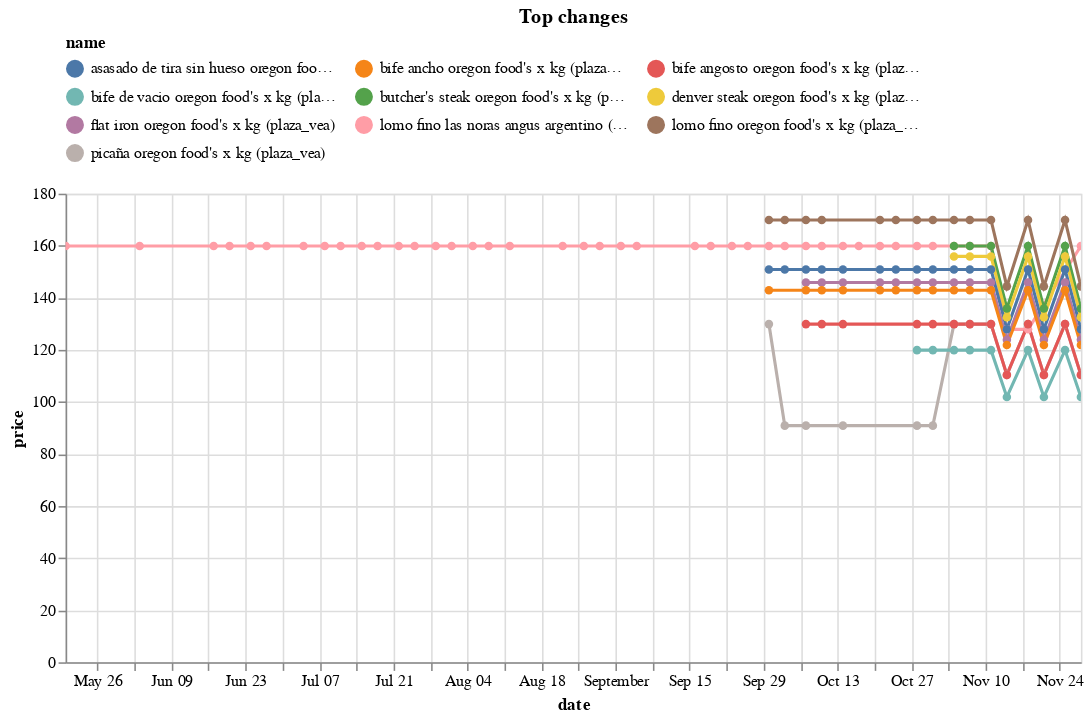

Notebook source saved alongside this figure:
### Code cell
top_changes_abs.head(10).pipe(plot_changes, 'Top changes')

### Figure 1 — Vega-Lite specification as saved in the notebook (floating-point values rounded to 4 significant figures; data arrays with more than 128 entries replaced by an {"elided": "..."} marker saying what was removed)
{"config": {"view": {"continuousWidth": 300, "continuousHeight": 300}, "legend": {"columns": 3, "orient": "top"}}, "data": {"name": "data-7c4d2f27330cf9f24097055566af7140"}, "mark": {"type": "line", "point": true}, "encoding": {"color": {"field": "name", "scale": {"domain": ["asasado de tira sin hueso oregon food's x kg (plaza_vea)", "bife ancho oregon food's x kg (plaza_vea)", "bife angosto oregon food's x kg (plaza_vea)", "bife de vacio oregon food's x kg (plaza_vea)", "butcher's steak oregon food's x kg (plaza_vea)", "denver steak oregon food's x kg (plaza_vea)", "flat iron oregon food's x kg (plaza_vea)", "lomo fino las noras angus argentino (plaza_vea)", "lomo fino oregon food's x kg (plaza_vea)", "picaña oregon food's x kg (plaza_vea)"]}, "type": "nominal"}, "tooltip": [{"field": "name", "type": "nominal"}, {"field": "price", "type": "quantitative"}, {"field": "last_price", "type": "quantitative"}], "x": {"field": "date", "type": "temporal"}, "y": {"field": "price", "type": "quantitative"}}, "params": [{"name": "param_7", "select": {"type": "point", "fields": ["name"]}, "bind": "legend"}, {"name": "param_8", "select": {"type": "interval", "encodings": ["x", "y"]}, "bind": "scales"}], "title": "Top changes", "transform": [{"filter": {"param": "param_7"}}], "width": 650, "$schema": "https://vega.github.io/schema/vega-lite/v5.20.1.json", "datasets": {"data-7c4d2f27330cf9f24097055566af7140": {"elided": "160 records"}}}
